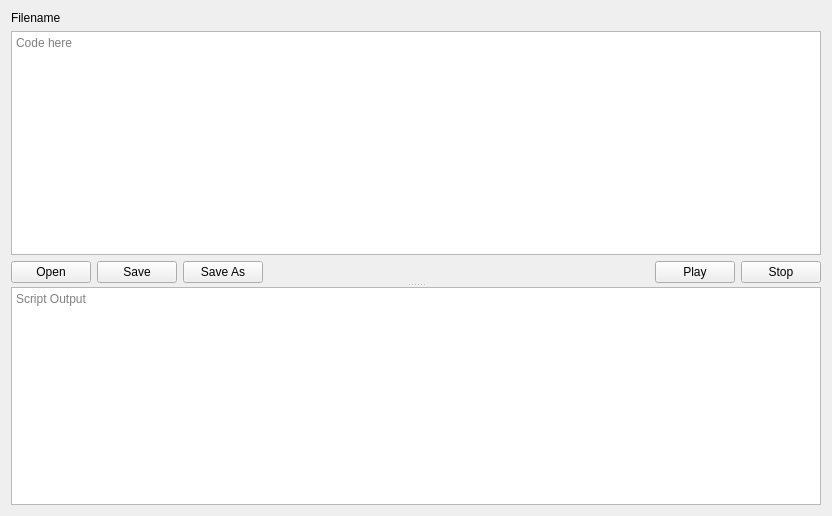
<?xml version="1.0" encoding="UTF-8"?>
<ui version="4.0">
 <class>NeoAdaEdit</class>
 <widget class="QWidget" name="NeoAdaEdit">
  <property name="geometry">
   <rect>
    <x>0</x>
    <y>0</y>
    <width>832</width>
    <height>516</height>
   </rect>
  </property>
  <property name="windowTitle">
   <string>NeoAda Edit</string>
  </property>
  <layout class="QVBoxLayout" name="verticalLayout_2">
   <item>
    <widget class="QSplitter" name="splitter">
     <property name="orientation">
      <enum>Qt::Vertical</enum>
     </property>
     <widget class="QWidget" name="widget" native="true">
      <layout class="QVBoxLayout" name="verticalLayout">
       <property name="leftMargin">
        <number>0</number>
       </property>
       <property name="topMargin">
        <number>0</number>
       </property>
       <property name="rightMargin">
        <number>0</number>
       </property>
       <item>
        <widget class="QLabel" name="label">
         <property name="text">
          <string>Filename</string>
         </property>
        </widget>
       </item>
       <item>
        <widget class="NeoCodeEdit" name="txtScript">
         <property name="placeholderText">
          <string>Code here</string>
         </property>
        </widget>
       </item>
       <item>
        <layout class="QHBoxLayout" name="horizontalLayout">
         <item>
          <widget class="QPushButton" name="btnOpen">
           <property name="text">
            <string>Open</string>
           </property>
          </widget>
         </item>
         <item>
          <widget class="QPushButton" name="btnSave">
           <property name="text">
            <string>Save</string>
           </property>
          </widget>
         </item>
         <item>
          <widget class="QPushButton" name="btnSaveAs">
           <property name="text">
            <string>Save As</string>
           </property>
          </widget>
         </item>
         <item>
          <spacer name="horizontalSpacer">
           <property name="orientation">
            <enum>Qt::Horizontal</enum>
           </property>
           <property name="sizeHint" stdset="0">
            <size>
             <width>40</width>
             <height>20</height>
            </size>
           </property>
          </spacer>
         </item>
         <item>
          <widget class="QPushButton" name="btnPlay">
           <property name="text">
            <string>Play</string>
           </property>
          </widget>
         </item>
         <item>
          <widget class="QPushButton" name="btnStop">
           <property name="text">
            <string>Stop</string>
           </property>
          </widget>
         </item>
        </layout>
       </item>
      </layout>
     </widget>
     <widget class="QPlainTextEdit" name="txtOutput">
      <property name="readOnly">
       <bool>true</bool>
      </property>
      <property name="placeholderText">
       <string>Script Output</string>
      </property>
     </widget>
    </widget>
   </item>
  </layout>
 </widget>
 <customwidgets>
  <customwidget>
   <class>NeoCodeEdit</class>
   <extends>QTextEdit</extends>
   <header>neocodeedit.h</header>
  </customwidget>
 </customwidgets>
 <resources/>
 <connections/>
</ui>
